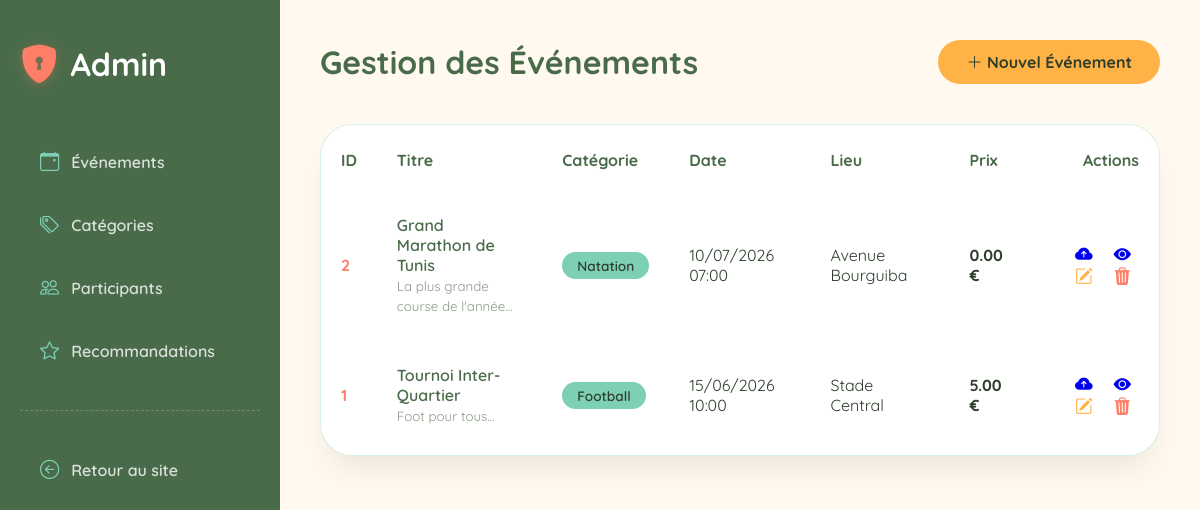
Page /evnemnet/admin.php on the committed database.
### tables this page shows
CREATE TABLE `evenements` (
  `id` int(11) NOT NULL,
  `titre` varchar(255) NOT NULL,
  `description` text DEFAULT NULL,
  `date_evenement` datetime NOT NULL,
  `lieu` varchar(255) DEFAULT NULL,
  `prix` decimal(10,2) DEFAULT 0.00,
  `capacite` int(11) DEFAULT 0,
  `categorie_id` int(11) DEFAULT NULL,
  `image_url` varchar(255) DEFAULT NULL
);

CREATE TABLE `categories` (
  `id` int(11) NOT NULL,
  `nom` varchar(100) NOT NULL,
  `description` text DEFAULT NULL,
  `image_url` varchar(255) DEFAULT NULL
);

### evnemnet/Controller/BackController.php (called while the page is built, shortened)
<?php
require_once __DIR__ . '/BaseController.php';
class BackController extends BaseController
{
    public function listEvents()
    {
        $evenements = $this->eventGetAll();
        require_once __DIR__ . '/../View/Back/evenements_list.php';
    }
}

### evnemnet/Controller/BaseController.php (called while the page is built, shortened)
<?php
abstract class BaseController
{
    protected function eventGetAll(): array
    {
        try {
            $pdo = get_pdo();
            $stmt = $pdo->query("
                SELECT e.*, c.nom AS categorie_nom
                FROM evenements e
                LEFT JOIN categories c ON e.categorie_id = c.id
                ORDER BY e.date_evenement DESC
            ");
            return $stmt->fetchAll();
        } catch (PDOException $e) {
            log_message('ERROR', 'BaseController::eventGetAll() - ' . $e->getMessage());
            return [];
        }
    }
}

### evnemnet/View/Back/evenements_list.php (the view)
<?php require_once __DIR__ . '/../layout/header_admin.php'; ?>
<div style="display: flex; justify-content: space-between; align-items: center; margin-bottom: 40px;">
    <h1 style="color: var(--deep); font-weight: 700;">Gestion des Événements</h1>
    <a href="admin.php?action=add_event" class="btn-primary">
        <i class="bi bi-plus-lg"></i> Nouvel Événement
    </a>
</div>
<div class="section-card" style="padding: 0; overflow: hidden;">
    <table class="table">
        <thead>
            <tr>
                <th>ID</th>
                <th>Titre</th>
                <th>Catégorie</th>
                <th>Date</th>
                <th>Lieu</th>
                <th>Prix</th>
                <th style="text-align: right;">Actions</th>
            </tr>
        </thead>
        <tbody>
            <?php foreach ($evenements as $e): ?>
            <tr>
                <td style="font-weight: 700; color: var(--coral);"><?= $e['id'] ?></td>
                <td>
                    <div style="font-weight: 600; color: var(--deep);"><?= htmlspecialchars($e['titre']) ?></div>
                    <small style="color: #8A9A86;"><?= substr(htmlspecialchars($e['description']), 0, 40) ?>...</small>
                </td>
                <td><span class="event-badge" style="margin: 0;"><?= htmlspecialchars($e['categorie_nom'] ?? 'N/A') ?></span></td>
                <td><?= date('d/m/Y H:i', strtotime($e['date_evenement'])) ?></td>
                <td><?= htmlspecialchars($e['lieu']) ?></td>
                <td style="font-weight: 700;"><?= number_format((float)$e['prix'], 2) ?> €</td>
                <td style="text-align: right;">
                    <a href="admin.php?action=toggle_event_publish&id=<?= $e['id'] ?>" class="action-btn" title="<?= !empty($e['is_published']) ? 'Dépublier' : 'Publier' ?>">
                        <i class="bi <?= !empty($e['is_published']) ? 'bi-cloud-check-fill' : 'bi-cloud-arrow-up-fill' ?>"></i>
                    </a>
                    <a href="admin.php?action=show_event&id=<?= $e['id'] ?>" class="action-btn" title="Afficher">
                        <i class="bi bi-eye-fill"></i>
                    </a>
                    <a href="admin.php?action=edit_event&id=<?= $e['id'] ?>" class="action-btn btn-edit" title="Modifier">
                        <i class="bi bi-pencil-square"></i>
                    </a>
                    <a href="admin.php?action=delete_event&id=<?= $e['id'] ?>" class="action-btn btn-delete" title="Supprimer" onclick="return confirm('Supprimer cet événement ?')">
                        <i class="bi bi-trash3-fill"></i>
                    </a>
                </td>
            </tr>
            <?php endforeach; ?>
        </tbody>
    </table>
</div>
<?php require_once __DIR__ . '/../layout/footer_admin.php'; ?>

### evnemnet/assets/css/style.css (style rules this page uses)
* { margin: 0; padding: 0; box-sizing: border-box; }
body { font-family: 'Quicksand', sans-serif; background: #FFF9F0; color: #2D3E2B; scroll-behavior: smooth; }
:root { --coral: #FF7E67; --mint: #7DCFB6; --lavender: #C8A2F0; --sunset: #FFB347; --sage: #A3C4A2; --deep: #4A6B4A; --bg-warm: #FFF5E6; --card-white: #FFFFFF; --shadow: 0 20px 35px -12px rgba(0,0,0,0.1); --border-radius: 32px; }
.section-card { background: var(--card-white); border-radius: var(--border-radius); padding: 30px; margin: 40px 0; box-shadow: var(--shadow); transition: all 0.3s ease; border: 1px solid rgba(125,207,182,0.3); }
.btn-primary { background: var(--sunset); border: none; padding: 12px 28px; border-radius: 60px; font-weight: 700; color: #2D3E2B; cursor: pointer; transition: 0.2s; text-decoration: none; }
.event-badge { background: var(--mint); color: #2D3E2B; padding: 5px 15px; border-radius: 20px; font-size: 0.85rem; font-weight: 600; margin-bottom: 10px; display: inline-block; }

### evnemnet/View/layout/header_admin.php (style rules this page uses)
table { width: 100%; border-collapse: separate; border-spacing: 0 10px; }
th { text-align: left; padding: 15px 20px; color: var(--deep); font-weight: 700; }
td { padding: 20px; background: white; }
tr td:first-child { border-radius: 20px 0 0 20px; }
tr td:last-child { border-radius: 0 20px 20px 0; }
.action-btn { padding: 8px; border-radius: 10px; text-decoration: none; font-size: 1.1rem; transition: 0.2s; }
.btn-edit { color: var(--sunset); }
.btn-delete { color: var(--coral); }

### rows in the picture
evenements: id "2", titre "Grand Marathon de Tunis", description "La plus grande course de l'année", categorie.nom "Natation", date_evenement "10/07/2026 07:00", lieu "Avenue Bourguiba", prix "0.00"
evenements: id "1", titre "Tournoi Inter-Quartier", description "Foot pour tous", categorie.nom "Football", date_evenement "15/06/2026 10:00", lieu "Stade Central", prix "5.00"
